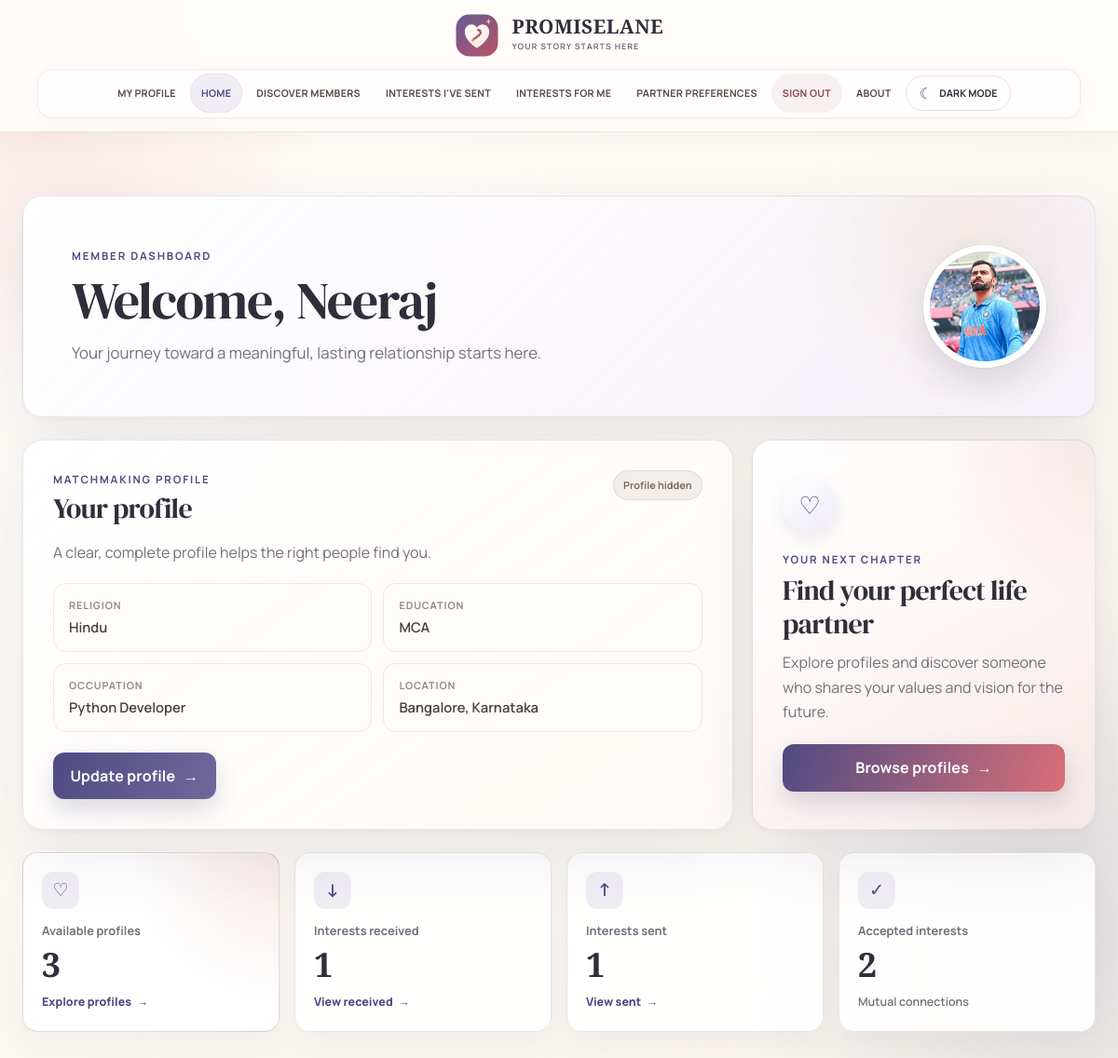
Screenshot of /dashboard/ (signed in) with the database file from the repository.
### authen/models.py (models this page shows)
class CustomUser(AbstractUser):
    age = models.PositiveIntegerField(default=0)
    phone = models.IntegerField(default=0)
    gender = models.CharField(max_length=30,blank=True)
    dob = models.DateField(null=True,blank=True,validators={validate_age})

class ProImage(models.Model):
    user = models.OneToOneField(settings.AUTH_USER_MODEL,on_delete=models.CASCADE)
    Proimage = models.ImageField(upload_to='profile/',default='image.png')

### user_profile/models.py (models this page shows)
class MatrimonialProfile(models.Model):
    RELIGION_CHOICES = [
        ('Hindu','Hindu'),
        ('Muslim','Muslim'),
        ('Christian','Christaian'),
        ('Other','Other')
    ]
    MARITAL_STATUS_CHOICES = [
        ('Single','Single'),
        ('Divorced','Divorced'),
        ('Widowed','Widowed'),
    ]
    user = models.OneToOneField(CustomUser,on_delete=models.CASCADE,related_name='matrimonial_profile')
    religion = models.CharField(max_length=30,choices=RELIGION_CHOICES)
    caste = models.CharField(max_length=100,blank=True)
    height = models.CharField(max_length=20,blank=True)
    marital_status = models.CharField(
        max_length=30,
        choices = MARITAL_STATUS_CHOICES,
        default='Single'
    )
    education = models.CharField(max_length=150)
    occupation = models.CharField(max_length=150)
    annual_income = models.CharField(max_length=100,blank=True)
    city = models.CharField(max_length=100)
    state = models.CharField(max_length=100)
    about = models.TextField(blank=True)
    created_at = models.DateTimeField(auto_now_add=True)
    updated_at = models.DateTimeField(auto_now=True)
    is_active = models.BooleanField(default=True)

### dashboard/views.py (the view)
# urls.py: 2. Add a URL to urlpatterns:  path('', views.home, name='home')
@login_required
def home(request):
    profile = MatrimonialProfile.objects.filter(user=request.user).first()
    total_profiles = MatrimonialProfile.objects.filter(is_active=True).exclude(user=request.user).count()
    received_interests = Interest.objects.filter(receiver=request.user).count()
    sent_interests = Interest.objects.filter(sender=request.user).count()
    accepted_interests = Interest.objects.filter(Q(sender=request.user) | Q(receiver=request.user),status='Accepted').count()
    context = {
        'profile':profile,
        'total_profiles':total_profiles,
        'received_interests':received_interests,
        'sent_interests':sent_interests,
        'accepted_interests':accepted_interests
    }
    return render(request,'home.html',context)

### dashboard/templates/home.html (shortened to what this page needs)
{% extends 'main.html' %}
{% load static %}
{% block page_styles %}
<link rel="stylesheet" href="{% static 'css/dashboard.css' %}">
{% endblock %}
{% block content %}
<section class="dashboard-page">
    <header class="dashboard-hero">
        <div class="dashboard-welcome">
            <span class="dashboard-eyebrow">Member dashboard</span>
            <h1>Welcome, {{ user.first_name|default:user.username }}</h1>
            <p>Your journey toward a meaningful, lasting relationship starts here.</p>
        </div>
        <div class="dashboard-avatar" aria-hidden="true">
            {% if user.proimage.Proimage %}
                <img src="{{ user.proimage.Proimage.url }}" alt="">
            {% else %}
                <span>{{ user.first_name|first|default:user.username|first|upper }}</span>
            {% endif %}
        </div>
    </header>
    <div class="dashboard-grid">
        <section class="dashboard-panel matchmaking-panel">
            <div class="panel-heading">
                <div>
                    <span class="panel-eyebrow">Matchmaking profile</span>
                    <h2>{% if profile %}Your profile{% else %}Complete your profile{% endif %}</h2>
                </div>
                {% if profile %}
                <span class="profile-status-badge{% if not profile.is_active %} profile-status-hidden{% endif %}">
                    {% if profile.is_active %}Profile active{% else %}Profile hidden{% endif %}
                </span>
                {% endif %}
            </div>
            {% if profile %}
            <p class="profile-summary">A clear, complete profile helps the right people find you.</p>
            <dl class="dashboard-details">
                <div>
                    <dt>Religion</dt>
                    <dd>{{ profile.religion|default:"Not provided" }}</dd>
                </div>
                <div>
                    <dt>Education</dt>
                    <dd>{{ profile.education|default:"Not provided" }}</dd>
                </div>
                <div>
                    <dt>Occupation</dt>
                    <dd>{{ profile.occupation|default:"Not provided" }}</dd>
                </div>
                <div>
                    <dt>Location</dt>
                    <dd>{{ profile.city|default:"Not provided" }}, {{ profile.state|default:"" }}</dd>
                </div>
            </dl>
            <a class="dashboard-button" href="{% url 'update_user_profile' %}">
                Update profile <span aria-hidden="true">→</span>
            </a>
            {% endif %}
        </section>
        <aside class="dashboard-panel discovery-panel">
            <span class="discovery-icon" aria-hidden="true">♡</span>
            <span class="panel-eyebrow">Your next chapter</span>
            <h2>Find your perfect life partner</h2>
            <p>Explore profiles and discover someone who shares your values and vision for the future.</p>
            <a class="dashboard-button discovery-button" href="{% url 'browse_profiles' %}">
                Browse profiles <span aria-hidden="true">→</span>
            </a>
        </aside>
    </div>
    <section class="dashboard-stats" aria-label="Your activity">
        <a class="stat-card stat-card-featured" href="{% url 'browse_profiles' %}">
            <span class="stat-icon" aria-hidden="true">♡</span>
            <span class="stat-label">Available profiles</span>
            <strong class="stat-value">{{ total_profiles }}</strong>
            <span class="stat-link">Explore profiles <span aria-hidden="true">→</span></span>
        </a>
        <a class="stat-card" href="{% url 'received_interests' %}">
            <span class="stat-icon" aria-hidden="true">↓</span>
            <span class="stat-label">Interests received</span>
            <strong class="stat-value">{{ received_interests }}</strong>
            <span class="stat-link">View received <span aria-hidden="true">→</span></span>
        </a>
        <a class="stat-card" href="{% url 'sent_interests' %}">
            <span class="stat-icon" aria-hidden="true">↑</span>
            <span class="stat-label">Interests sent</span>
            <strong class="stat-value">{{ sent_interests }}</strong>
            <span class="stat-link">View sent <span aria-hidden="true">→</span></span>
        </a>
        <div class="stat-card">
            <span class="stat-icon" aria-hidden="true">✓</span>
            <span class="stat-label">Accepted interests</span>
            <strong class="stat-value">{{ accepted_interests }}</strong>
            <span class="stat-note">Mutual connections</span>
        </div>
    </section>
</section>
{% endblock %}

### static/css/main.css (style rules this page uses)
:root { font-family: 'DM Sans', sans-serif; color: #29211f; background: #fffaf7; font-synthesis: none; text-rendering: optimizeLegibility; -webkit-font-smoothing: antialiased; -moz-osx-font-smoothing: grayscale; --ink: #29211f; --muted: #766b67; --wine: #883d50; --wine-dark: #713044; --rose: #f6e8e5; --line: #eee3df; --gold: #b9875f; --surface: rgba(255, 255, 255, 0.94); --shadow: 0 18px 50px rgba(76, 48, 43, 0.09); }
* { box-sizing: border-box; }
html { min-width: 320px; scroll-behavior: smooth; }
body { position: relative; min-height: 100vh; margin: 0; overflow-x: hidden; background: radial-gradient(ellipse at 12% 18%, rgba(244, 224, 218, 0.72), transparent 34rem), radial-gradient(ellipse at 92% 78%, rgba(245, 232, 216, 0.62), transparent 32rem), #fffaf7; color: var(--ink); font-size: 16px; line-height: 1.65; }
body::before { position: fixed; z-index: -1; top: 0; right: -10rem; width: 30rem; height: 30rem; border: 1px solid rgba(136, 61, 80, 0.08); border-radius: 50%; content: ""; pointer-events: none; }
.page-content > * { animation: page-enter 420ms cubic-bezier(.2,.8,.2,1) both; }
h1, h2, h3 { margin: 0 0 0.8rem; color: var(--ink); font-family: 'Playfair Display', Georgia, serif; font-weight: 600; line-height: 1.2; }
h1 { font-size: clamp(2.2rem, 5vw, 3.5rem); letter-spacing: -0.035em; }
h2 { font-size: clamp(1.7rem, 3vw, 2.4rem); }
p { margin: 0 0 1rem; color: var(--muted); }
a { color: var(--wine); text-decoration: none; }
img { max-width: 100%; height: auto; }

### static/css/site.css (style rules this page uses)
:root { --ease-out: cubic-bezier(.2, .75, .25, 1); }
button, .btn, .profile-button, .dashboard-button, .clear-empty { letter-spacing: 0.01em; }
.auth-card, .forgot-card, .account-card, .matchmaking-form-card, .profile-panel, .dashboard-panel, .match-card, .profile-filters, .dashboard-hero, .profile-hero { backdrop-filter: blur(14px); }
.auth-card, .forgot-card, .account-card, .matchmaking-form-card, .profile-panel, .dashboard-panel, .match-card, .profile-filters, .dashboard-hero, .profile-hero { transition: border-color 180ms var(--ease-out), box-shadow 180ms var(--ease-out), transform 180ms var(--ease-out); }

### static/css/theme.css (style rules this page uses)
:root { color-scheme: light; }

### rows the page displays
CustomUser: first_name "Neeraj", proimage.Proimage (picture)
MatrimonialProfile: religion "Hindu", education "MCA", occupation "Python Developer", city "Bangalore", state "Karnataka"

### other values shown
{{ total_profiles }} "3"
{{ received_interests }} "1"
{{ sent_interests }} "1"
{{ accepted_interests }} "2"
